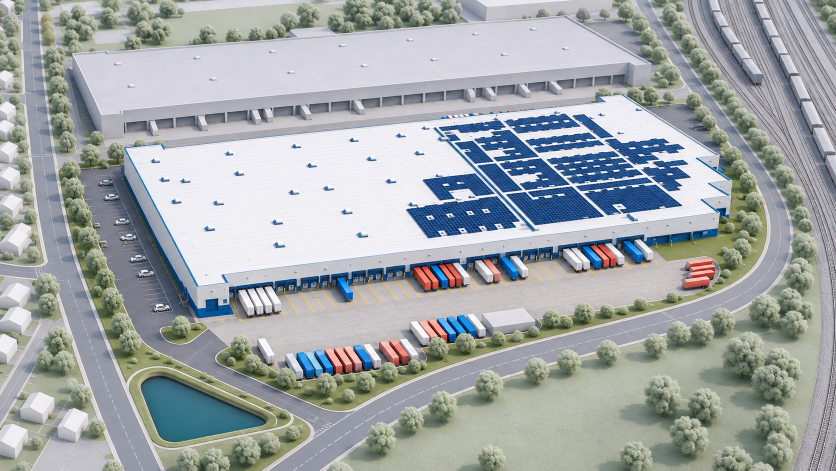
#> input picture SourceAssets/MPR/reference_v4/references/01-front-left-aerial.png, 1672 x 941 px, given in place of all-elements-outline-20261103.png, which was not available (shown at 1/2 size)
$ python extract_mpr_plan_railway.py
#> lines starting #> are read from the running program, lines starting #| are printed output that depends on the picture
### Tools/MPRWarehouse/extract_mpr_road_outline.py
"""Vectorize the user's road-boundary drawing without centreline buffering.

Requires NumPy/Pillow and the existing isolated GEOS Python. Outputs independent V5 data/diagnostics;
never edits existing site, context, CAD, Blender or Unreal sources.
"""
from pathlib import Path
import argparse,hashlib,json,math,subprocess,sys
import numpy as np
from PIL import Image,ImageDraw,ImageFont,ImageFilter
ROOT=Path(__file__).resolve().parents[2]
SOURCE=ROOT/'SourceAssets/MPR/reference_v4/references/building-road-outline-20261103.png'
OUT=ROOT/'SourceAssets/MPR/reference_v4/site/road_outline_v5.json'
DIAG=ROOT/'Saved/MPR/road_v5'

# Gate strokes are only segmentation aids across explicit open plot entrances.
# They are exported as open portals, never proposed as permanent kerbs.
GATES=[dict(id='NeighborEntranceWest',ends_px=[[598,352],[621,352]],status='segmentation_only'),
       dict(id='NeighborEntranceEast',ends_px=[[948,352],[971,352]],status='segmentation_only'),
       dict(id='NorthBlockEntrance',ends_px=[[499,135],[526,135]],status='segmentation_only'),
       dict(id='NorthRoadBoundaryBreak',ends_px=[[767,157],[793,157]],status='thin_line_repair')]

SEMANTIC_SEEDS=[('WestAndCampusRoads','road_network',[500,150]),('EastRailLocalRoads','road_network',[1400,590]),
 ('UnoutlinedRailCorridor','excluded_rail_and_open_land',[1200,400]),('MainWarehouseParcel','warehouse_parcel',[700,675]),
 ('NorthWarehouseParcel','warehouse_parcel',[700,340]),('MainWarehouseBuilding','building_footprint',[760,490]),
 ('NorthWarehouseBuilding','building_footprint',[770,240]),
 ('SouthWestPond','pond',[395,710]),('PondEnclosingRing','pond_walk_or_bank',[353,700]),
 ('SouthWestTrafficIsland','landscape_island',[410,767])]

def label_runs(mask):
 """Exact four-connected components via scanline run union, no image dilation."""
 parents=[0];runs=[];previous=[]
 def find(a):
  while parents[a]!=a:parents[a]=parents[parents[a]];a=parents[a]
  return a
 for y,row in enumerate(mask):
  delta=np.diff(np.r_[False,row,False].astype(np.int8));starts=np.flatnonzero(delta==1);ends=np.flatnonzero(delta==-1)-1;current=[];j=0
  for x1,x2 in zip(starts,ends):
   i=len(parents);parents.append(i)
   while j<len(previous) and previous[j][1]<x1:j+=1
   k=j
   while k<len(previous) and previous[k][0]<=x2:
    a,b=find(i),find(previous[k][2]);parents[max(a,b)]=min(a,b);k+=1
   current.append((int(x1),int(x2),i));runs.append((y,int(x1),int(x2),i))
  previous=current
 roots={};labels=np.zeros(mask.shape,np.int32)
 for y,x1,x2,i in runs:
  r=find(i)
  if r not in roots:roots[r]=len(roots)+1
  labels[y,x1:x2+1]=roots[r]
 return labels

def signed_area(points):return sum(a[0]*b[1]-a[1]*b[0] for a,b in zip(points,points[1:]+points[:1]))/2

# [221 lines left out: functions simplify_open, simplify_ring, boundary_rings, center_ink_ring, boundary_agreement, normalize_topology and 2 more, not called in this run]

# [2 lines that do not run on import are left out]

### Tools/MPRWarehouse/extract_mpr_plan_railway.py
"""Trace the latest plan's visible rail corridors in pixel coordinates.

This is an annotated drawing interpretation, not a railway survey. Rail gauge
is intentionally NOT inferred from the exaggerated printed rail-line spacing.
No Blender/Unreal invocation; no scene sources are modified.
"""
from pathlib import Path
import hashlib,json,math
import numpy as np
from PIL import Image,ImageDraw,ImageFont
from extract_mpr_road_outline import label_runs

ROOT=Path(__file__).resolve().parents[2]
SOURCE=ROOT/'SourceAssets/MPR/reference_v4/references/all-elements-outline-20261103.png'
OUT=ROOT/'SourceAssets/MPR/reference_v4/site/plan_railway_v5.json'
DIAG=ROOT/'Saved/MPR/road_v5'

# Horizontal scan stations identify paired steel strokes and sleeper hatching.
# Freight roofs are offset from their track by the drawing's pseudo-3D height;
# their centres are retained as separate observations, never treated as rails.
STATIONS=[0,100,200,300,400,500,600,700,800,900,909]
MAIN={
 'MainWest':[1491,1412,1332,1251,1183,1137,1073,995,896,785,775],
 'MainWestInner':[1512,1433,1351,1271,1209,1158,1090,1012,918,809,799],
 'MainEast':[1632,1563,1487,1409,1334,1251,1169,1081,985,876,866],
}
SPURS={
 'WestBranchA':[[1394,0],[1313,100],[1255,200],[1210,300],[1164,400],[1121,500],[1073,600]],
 'WestBranchB':[[1405,0],[1324,100],[1265,200],[1221,300],[1175,400],[1137,500]],
}

def smooth_path(controls,step=5.):
    """Monotone cubic Hermite interpolation: keeps station positions, no loop."""
    p=np.asarray(controls,float);y=p[:,1];x=p[:,0];h=np.diff(y);delta=np.diff(x)/h
    slopes=np.empty(len(x));slopes[0]=delta[0];slopes[-1]=delta[-1]
    for i in range(1,len(x)-1):
        if delta[i-1]*delta[i]<=0:slopes[i]=0
        else:
            a=2*h[i]+h[i-1];b=h[i]+2*h[i-1]
            slopes[i]=(a+b)/(a/delta[i-1]+b/delta[i])
    out=[]
    for i in range(len(x)-1):
        n=max(2,int(math.ceil(h[i]/step)))
        for t in np.linspace(0,1,n,endpoint=False):
            v=(2*t**3-3*t*t+1)*x[i]+(t**3-2*t*t+t)*h[i]*slopes[i]+(-2*t**3+3*t*t)*x[i+1]+(t**3-t*t)*h[i]*slopes[i+1]
            out.append([round(float(v),3),round(float(y[i]+t*h[i]),3)])
    return out+[p[-1].tolist()]

def freight_observations():
    # Visible closed freight-roof white regions: pixel measurements on source.
    # IDs are only diagnostic, not production instance IDs.
    image=np.array(Image.open(SOURCE).convert('L'));labels=label_runs(image>170)
#> after `image = np.array(Image.open(SOURCE).convert('L'))`:
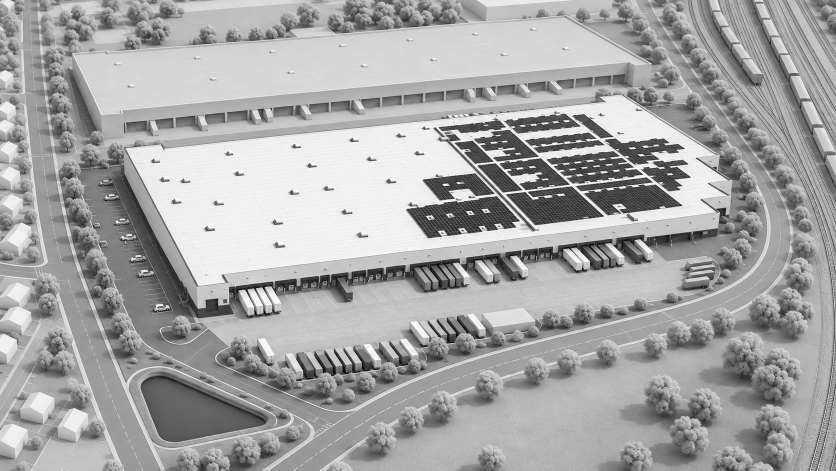
#> image: shape (941, 1672) (shown at 1/2 size); min 0, max 255, mean 165.1
#> after `labels = label_runs(image > 170)`:
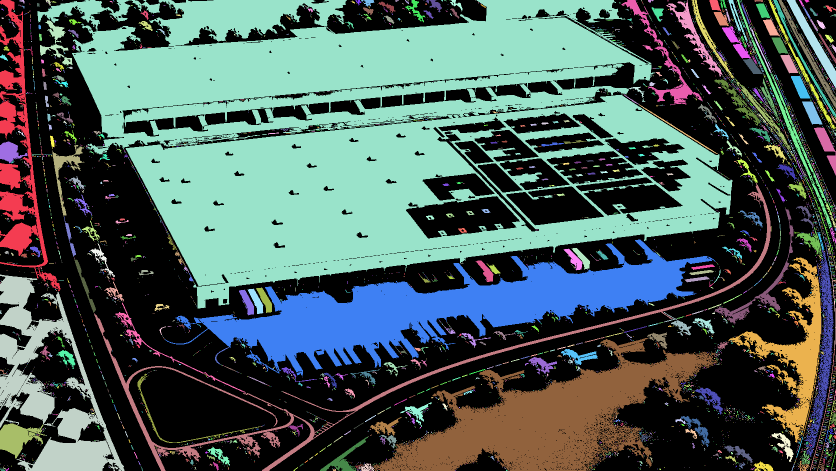
#> labels: shape (941, 1672) int32 (shown at 1/2 size); 6224 distinct labels, from 0 to 6223; one colour per label, 0 black
    counts=np.bincount(labels.ravel());observations=[]
#> after `counts = np.bincount(labels.ravel())`: counts = 6224 values, max 777922 at index 0, min 1 at index 4, mean 252.8
    for label in np.flatnonzero((counts>200)&(counts<1800)):
        yy,xx=np.nonzero(labels==label);cx,cy=float(xx.mean()),float(yy.mean())
        if cx<700 or cx<1520-cy*.85-170 or cx>1650-cy*.78:continue
        pts=np.c_[xx,yy];values,vectors=np.linalg.eigh(np.cov(pts.T));ratio=math.sqrt(values[-1]/max(values[0],.01))
        if not 1.65<ratio<6:continue
        vector=vectors[:,-1];length=float(np.ptp(pts@vector));width=float(np.ptp(pts@np.array([-vector[1],vector[0]])))
        if not 12<=width<=15.5:continue
        observations.append(dict(center_px=[round(cx,2),round(cy,2)],length_px=round(length,2),width_px=round(width,2),measurement='closed white roof component; pseudo-3D displacement relative to track'))
#> this loop made 85 passes
#> (label, cx, cy) on passes 1, 2, 6, 7, 8, 10, 13, 14, 17, 19, 21, 22: (12, 831.1, 20.07), (14, 869.8, 9.04), (33, 1603.4, 134.3), (35, 1603.4, 111.4), (61, 775.3, 12.75), (123, 1315.7, 25.34), (305, 112, 84.89), (314, 292.4, 50.42), (508, 1655.5, 96.66), (813, 1578, 127.5), (1101, 1600.4, 174.3), (1150, 1538, 197)
#> (label, cx, cy, values, vectors, ratio, length, width) on passes 9, 11, 12, 16, 18, 20: (91, 1525.4, 21.05, [19.33, 84.06], [[-0.855, 0.518], [0.518, 0.855]], 2.09, 37.08, 17.93), (178, 1442.2, 37.16, [21.89, 81.56], [[-0.778, 0.628], [0.628, 0.778]], 1.93, 39.22, 21.12), (288, 1541.5, 55, [20.71, 113], [[-0.839, 0.544], [0.544, 0.839]], 2.34, 44.8, 18.83), (389, 1471.6, 84.5, [23.17, 504.5], [[-0.823, 0.568], [0.568, 0.823]], 4.67, 82.58, 20.93), (543, 1559.1, 90.38, [22.62, 111.5], [[-0.827, 0.562], [0.562, 0.827]], 2.22, 45.02, 20.47), (876, 1505, 132.8, [17.38, 126.9], [[-0.719, 0.695], [0.695, 0.719]], 2.7, 48.65, 17.98)
#> after the loop, observations = 2 items
    return observations

def main():
    DIAG.mkdir(parents=True,exist_ok=True)
    observations=freight_observations();groups={k:[]for k in ['NorthFreightSiding','MainFreight','MainEastInner']}
#> after `observations = freight_observations()`: observations = 2 items
    for r in observations:
        x,y=r['center_px']
        track='NorthFreightSiding' if y<400 and x<1560-.8*y else ('MainFreight' if y<550 and x<1620-.85*y else 'MainEastInner')
        groups[track].append(r['center_px']);r['track_id']=track
#> this loop made 2 passes
#> (x, y, track) on passes 1 to 2: (1442.4, 262.6, 'MainEastInner'), (732.9, 934.8, 'MainEastInner')
    for rows in groups.values():rows.sort(key=lambda p:p[1])
#> (the run stopped early here; a loop or call above may not have finished)

$ run again, on SourceAssets/MPR/reference_v4/references/02-railway-side-aerial.png
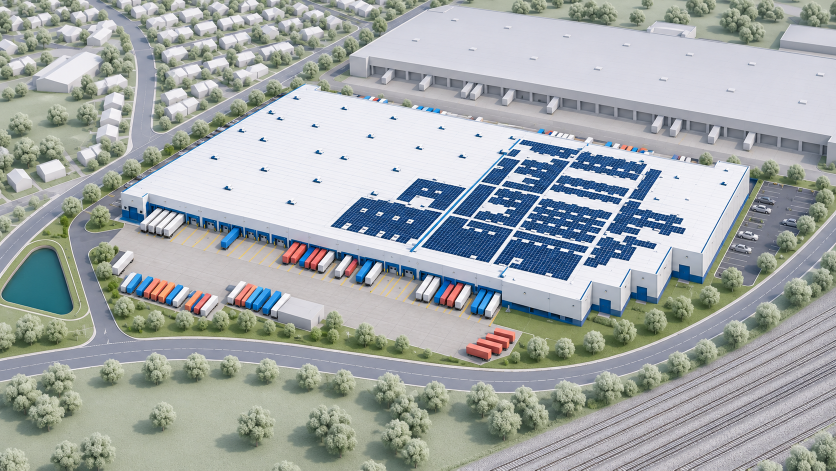
#> input picture SourceAssets/MPR/reference_v4/references/02-railway-side-aerial.png, 1672 x 941 px, given in place of all-elements-outline-20261103.png, which was not available (shown at 1/2 size)
#> in freight_observations, `image = np.array(Image.open(SOURCE).convert('L'))`:
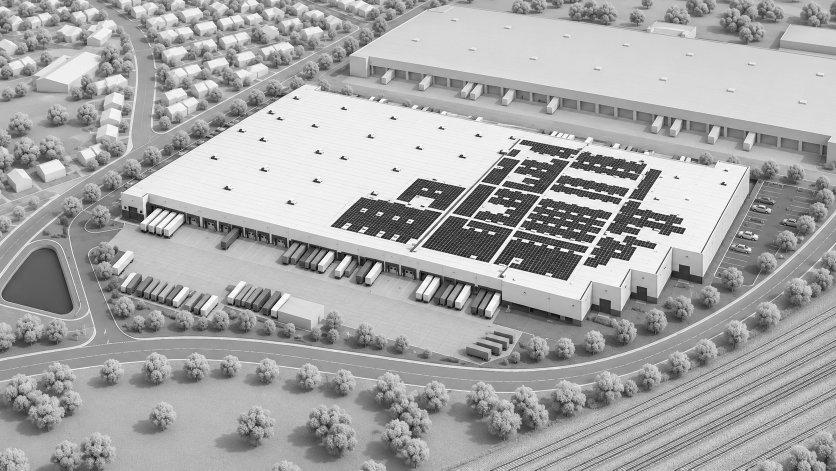
#> image: shape (941, 1672) (shown at 1/2 size); min 0, max 255, mean 166.7
#> in freight_observations, `labels = label_runs(image > 170)`:
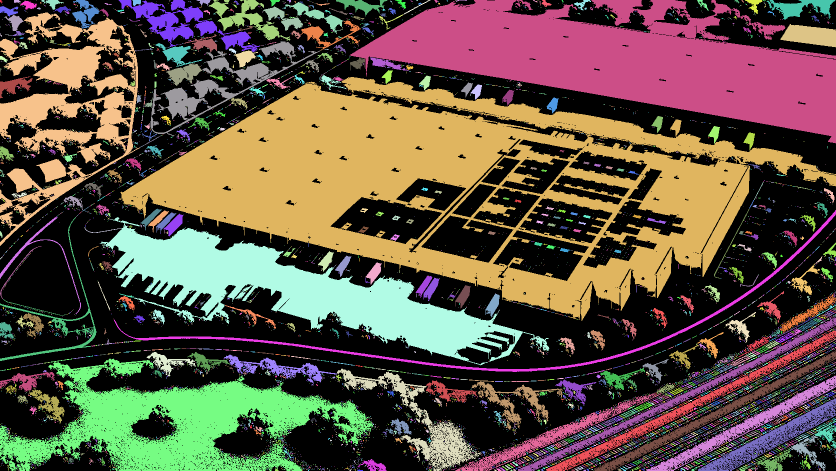
#> labels: shape (941, 1672) int32 (shown at 1/2 size); 7970 distinct labels, from 0 to 7969; one colour per label, 0 black
#> counts = 7970 values, max 767100 at index 0, min 1 at index 3, mean 197.4
#> the loop in freight_observations, `for label in np.flatnonzero((counts>200)&(counts<1800)):` made 100 passes
#> (label, cx, cy) on passes 1, 2, 3, 4, 6, 7, 8, 9: (5, 104.6, 5.85), (6, 170.3, 25.77), (16, 723.1, 10.15), (29, 1163.2, 7.81), (41, 57.39, 9.61), (59, 634.4, 30.27), (118, 16.6, 21.19), (120, 124.8, 18.27)
#> after the loop in freight_observations, `for label in np.flatnonzero((counts>200)&(counts<1800)):`: observations = []

$ run again, on SourceAssets/MPR/reference_v4/references/04-loading-dock-closeup.png
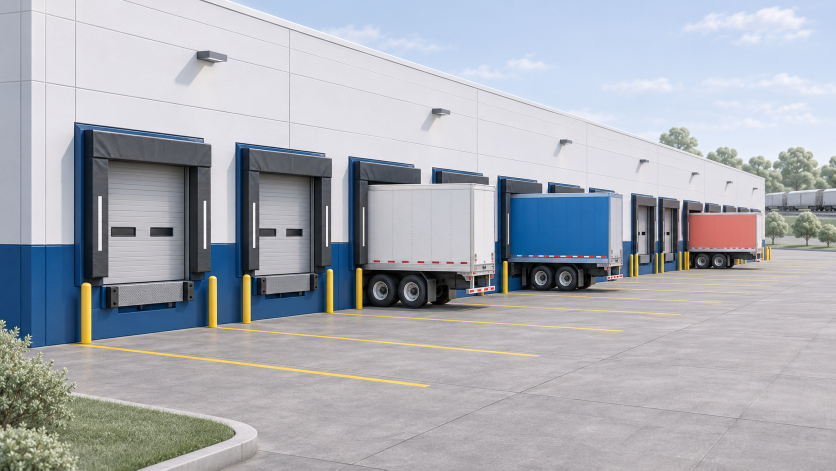
#> input picture SourceAssets/MPR/reference_v4/references/04-loading-dock-closeup.png, 1672 x 941 px, given in place of all-elements-outline-20261103.png, which was not available (shown at 1/2 size)
#> in freight_observations, `image = np.array(Image.open(SOURCE).convert('L'))`:
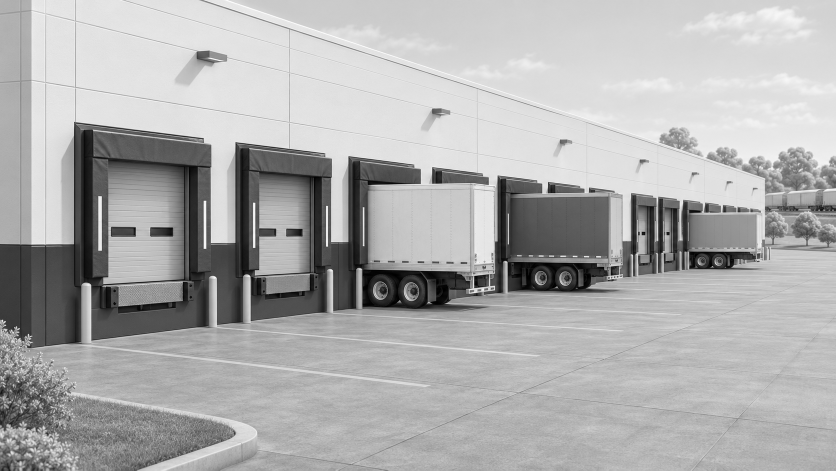
#> image: shape (941, 1672) (shown at 1/2 size); min 0, max 255, mean 173.5
#> in freight_observations, `labels = label_runs(image > 170)`:
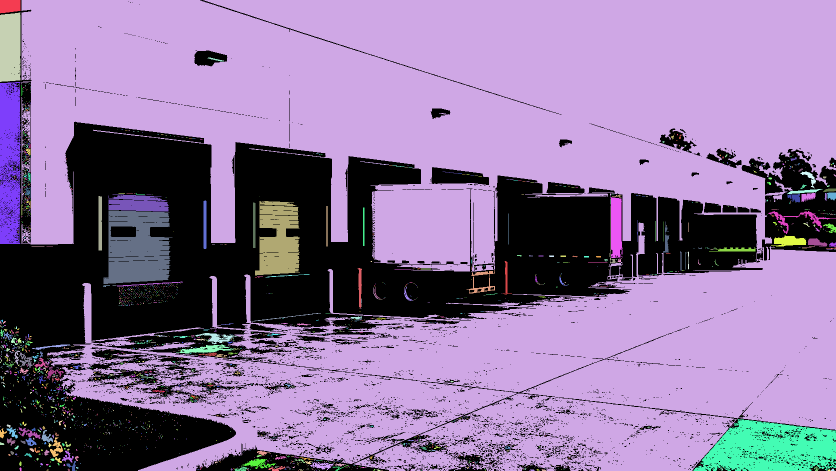
#> labels: shape (941, 1672) int32 (shown at 1/2 size); 2799 distinct labels, from 0 to 2798; one colour per label, 0 black
#> counts = 2799 values, max 1003653 at index 2, min 1 at index 4, mean 562.1
#> the loop in freight_observations, `for label in np.flatnonzero((counts>200)&(counts<1800)):` made 33 passes
#> (label, cx, cy) on passes 2 to 9: (248, 1619.4, 354.6), (348, 1607.5, 382.6), (357, 1663.3, 391.3), (360, 1615.5, 393.1), (369, 1589.2, 394.9), (382, 200, 446.3), (407, 409.5, 449.1), (420, 508, 450.2)
#> after the loop in freight_observations, `for label in np.flatnonzero((counts>200)&(counts<1800)):`: observations = []
